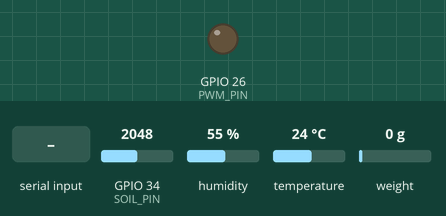
This sketch was run on a simulated ESP32. On the bench: output pins drawn as LEDs (lit = HIGH). Inputs (shaded band) come from the test bench; at power-on: GPIO 34 (SOIL_PIN) = 2048, humidity 55 %, temperature 24 °C, weight on the scale 0 g (analog values on the 0–4095 scale). WiFi joins after 1.5 s; servers stay silent unless stated; the local clock reads 2024-03-15 10:24:30 at power-on unless the sketch sets it; EEPROM starts erased; no MQTT or app messages arrive unless stated; what the sketch prints to the serial monitor is not drawn.

Above: at 6.5 s.
6.6 s: "p90\n" received over Serial
At 7.4 s:
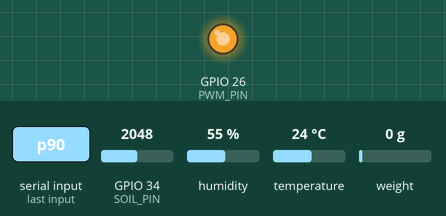
8.1 s: GPIO 34 (SOIL_PIN) set to 10
17.0 s: "t\n" received over Serial
20.5 s: "90,45,200\n" received over Serial
Timing chart, 0 to 23.5 s (numbered marks = the images above; inputs shaded):
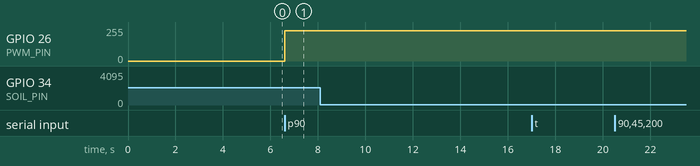

The sketch:

GrainSense_MQTT.ino
```cpp
/*
  GrainSense MQTT - kirim data sensor lewat MQTT (broker publik HiveMQ,
  tanpa daftar akun) ke dashboard online:
  https://mcdinglebob.github.io/grainsense-dashboard/

  Board : DOIT ESP32 DEVKIT V1 (ESP32 Arduino core 2.x atau 3.x)
  Library (install lewat Library Manager):
    - "HX711" by Bogdan Necula
    - "Adafruit SHT31 Library" by Adafruit (pilih INSTALL ALL)
    - "PubSubClient" by Nick O'Leary
  WiFi sudah bawaan ESP32, tidak perlu install.

  Sensor yang belum dipasang tidak masalah: datanya tidak dikirim dan di
  dashboard tampil "--". Jadi sketch ini bisa dipakai sekarang (baru CO2 +
  soil moisture) maupun nanti saat semua modul sudah terpasang.

  Data dikirim sebagai JSON ke topik MQTT_TOPIC tiap 5 detik, contoh:
    {"ts":1793078400,"co2":612,"soil":3276,"berat":480.2,"suhuDalam":27.4,
     "rhDalam":68.1,"suhuMasuk":25.0,"rhMasuk":66.0,"pwm":0}
  ts = waktu (detik sejak 1970, dari internet/NTP). soil = nilai mentah ADC.

  Serial Monitor: 115200 baud, line ending "New Line".
  Perintah:
    t        tare (nol-kan) load cell, kosongkan wadah dulu
    500      kalibrasi load cell: taruh benda 500 g lalu ketik 500
             (angka = berat benda dalam gram)
    f-21.5   pakai faktor kalibrasi yang sudah dicatat
    Hasil tare dan kalibrasi disimpan di memori ESP32, jadi tidak hilang
    saat ESP32 mati atau di-reset.
    p50      PWM blower 50% (0-100)
    zero     kalibrasi nol MH-Z19C (= 400 ppm), HANYA di udara luar
             setelah sensor menyala minimal 20 menit
*/

#include <WiFi.h>
#include <PubSubClient.h>
#include <time.h>
#include <Wire.h>
#include <Preferences.h>
#include "HX711.h"
#include "Adafruit_SHT31.h"

// ===== WAJIB DIISI =====
const char *WIFI_SSID     = "NAMA_WIFI";
const char *WIFI_PASSWORD = "PASSWORD_WIFI";

// Harus sama dengan MQTT_TOPIC di config.js dashboard
const char *MQTT_HOST  = "broker.hivemq.com";
const int   MQTT_PORT  = 1883;
const char *MQTT_TOPIC = "grainsense/mcdinglebob/silo1";

const unsigned long INTERVAL_KIRIM = 5000UL;  // kirim tiap 5 detik

// ===== Pin (sesuai Wiring GrainSense) =====
const int DT_PIN    = 16;  // HX711 DT
const int SCK_PIN   = 17;  // HX711 SCK
const int SDA_PIN   = 21;  // SHT3X #1 ruang dalam
const int SCL_PIN   = 22;
// SHT3X #2 udara masuk bisa dipasang dengan salah satu cara:
//  a) di bus yang sama (GPIO21/22) dengan pin AD/ADR ke 3V3 -> alamat 0x45
//  b) di bus kedua GPIO19 (SDA) / GPIO18 (SCL) -> alamat 0x44
// Firmware mencoba keduanya otomatis.
const int SDA2_PIN  = 19;
const int SCL2_PIN  = 18;
const int CO2_RX    = 4;   // ESP32 RX  <- TX MH-Z19C
const int CO2_TX    = 15;  // ESP32 TX  -> RX MH-Z19C
const int SOIL_PIN  = 34;  // AOUT soil moisture
const int PWM_PIN   = 26;  // PWM/TRIG modul MOSFET

// ===== Kalibrasi load cell =====
// 0 = pakai hasil kalibrasi yang tersimpan di ESP32 (perintah 500 / f...)
// Kalau sudah punya angka dari GrainSense_Tes, boleh langsung diisi di sini.
float FAKTOR_HX = 0;
const bool CO2_ABC = false;

// ===== PWM =====
const int PWM_FREQ = 1000;
const int PWM_RES  = 8;
const int PWM_CH   = 0;    // hanya dipakai di core 2.x
int dutyPersen = 0;

HX711 scale;
Adafruit_SHT31 shtDalam(&Wire);
Adafruit_SHT31 shtMasukA(&Wire);   // cara a: bus 21/22, alamat 0x45
Adafruit_SHT31 shtMasukB(&Wire1);  // cara b: bus 19/18, alamat 0x44
Adafruit_SHT31 *shtMasuk = &shtMasukA;
HardwareSerial co2Serial(2);
Preferences memori;
WiFiClient wifiClient;
PubSubClient mqttClient(wifiClient);

bool adaHX = false, adaDalam = false, adaMasuk = false;
unsigned long waktuKirim = 0;
unsigned long waktuMulai = 0;
unsigned long waktuCobaWiFi = 0;
unsigned long waktuCobaMqtt = 0;

// ---------- PWM ----------
void setDuty(int persen) {
  dutyPersen = constrain(persen, 0, 100);
  int duty = map(dutyPersen, 0, 100, 0, (1 << PWM_RES) - 1);
#if ESP_ARDUINO_VERSION_MAJOR >= 3
  ledcWrite(PWM_PIN, duty);
#else
  ledcWrite(PWM_CH, duty);
#endif
  Serial.print(">> PWM blower: ");
  Serial.print(dutyPersen);
  Serial.println("%");
}

// ---------- MH-Z19C ----------
byte checksumCO2(const byte *b) {
  byte s = 0;
  for (int i = 1; i < 8; i++) s += b[i];
  return 0xFF - s + 1;
}

void kirimCO2(byte cmd, byte b3) {
  byte pkt[9] = {0xFF, 0x01, cmd, b3, 0, 0, 0, 0, 0};
  pkt[8] = checksumCO2(pkt);
  co2Serial.write(pkt, 9);
}

// Mengembalikan ppm, atau -1 kalau tidak ada jawaban / data rusak
int bacaCO2() {
  while (co2Serial.available()) co2Serial.read();
  kirimCO2(0x86, 0x00);
  byte r[9];
  unsigned long t0 = millis();
  int n = 0;
  while (n < 9 && millis() - t0 < 300) {
    if (co2Serial.available()) {
      byte c = co2Serial.read();
      if (n == 0 && c != 0xFF) continue;
      r[n++] = c;
    }
  }
  if (n < 9 || r[1] != 0x86 || r[8] != checksumCO2(r)) return -1;
  return r[2] * 256 + r[3];
}

// Rata-rata 20 bacaan supaya tidak loncat-loncat
int bacaSoil() {
  long total = 0;
  for (int i = 0; i < 20; i++) {
    total += analogRead(SOIL_PIN);
    delay(2);
  }
  return total / 20;
}

// ---------- WiFi ----------
void mulaiWiFi() {
  WiFi.mode(WIFI_STA);
  WiFi.begin(WIFI_SSID, WIFI_PASSWORD);
  Serial.print("Menyambung ke WiFi ");
  Serial.print(WIFI_SSID);
  unsigned long t0 = millis();
  while (WiFi.status() != WL_CONNECTED && millis() - t0 < 15000) {
    delay(500);
    Serial.print(".");
  }
  Serial.println();
  if (WiFi.status() == WL_CONNECTED) {
    Serial.print("WiFi tersambung, IP: ");
    Serial.println(WiFi.localIP());
  } else {
    Serial.println("WiFi belum tersambung (cek nama & password). Dicoba lagi otomatis.");
  }
  waktuCobaWiFi = millis();
}

// Coba sambung ulang tiap 30 detik tanpa menghentikan pembacaan sensor
void jagaWiFi() {
  if (WiFi.status() == WL_CONNECTED) return;
  if (millis() - waktuCobaWiFi < 30000UL) return;
  waktuCobaWiFi = millis();
  Serial.println(">> WiFi putus, mencoba sambung ulang...");
  WiFi.disconnect();
  WiFi.begin(WIFI_SSID, WIFI_PASSWORD);
}

// ---------- MQTT ----------
// Coba sambung ke broker tiap 5 detik kalau putus
void jagaMqtt() {
  if (WiFi.status() != WL_CONNECTED) return;
  if (mqttClient.connected()) { mqttClient.loop(); return; }
  if (millis() - waktuCobaMqtt < 5000UL) return;
  waktuCobaMqtt = millis();
  String id = "grainsense-esp32-" + String((uint32_t)ESP.getEfuseMac(), HEX);
  Serial.print(">> Menyambung ke broker MQTT... ");
  if (mqttClient.connect(id.c_str())) Serial.println("OK");
  else { Serial.print("gagal, kode "); Serial.println(mqttClient.state()); }
}

// ---------- Baca semua sensor lalu kirim ----------
void tambah(String &json, const char *nama, float nilai, int desimal) {
  json += ",\"";
  json += nama;
  json += "\":";
  json += String(nilai, desimal);
}

void bacaDanKirim() {
  // Sensor yang gagal dibaca tidak dimasukkan ke JSON
  time_t sekarang = time(nullptr);
  String json = "{\"ts\":";
  json += sekarang > 1600000000 ? String((uint32_t)sekarang) : String(0);

  Serial.print("CO2: ");
  int ppm = bacaCO2();
  if (ppm >= 0) {
    tambah(json, "co2", ppm, 0);
    Serial.print(ppm);
    if (millis() - waktuMulai < 180000UL) Serial.print(" (pemanasan)");
  } else Serial.print("--");

  // Soil dikirim sebagai nilai mentah ADC (0-4095): makin basah, makin kecil
  int soil = bacaSoil();
  tambah(json, "soil", soil, 0);
  Serial.print(" | Soil: ");
  Serial.print(soil);
  if (soil < 50) Serial.print(" (terlalu kecil, cek AOUT->D34 dan VCC)");

  Serial.print(" | Berat: ");
  if (adaHX && FAKTOR_HX != 0 && scale.wait_ready_timeout(200)) {
    float g = scale.get_units(5);
    tambah(json, "berat", g, 1);
    Serial.print(g, 1);
    Serial.print(" g");
  } else if (adaHX && scale.wait_ready_timeout(200)) {
    // Belum dikalibrasi: tampilkan angka mentah supaya kelihatan sensornya merespons
    Serial.print("-- (belum dikalibrasi, mentah: ");
    Serial.print(scale.get_value(5), 0);
    Serial.print(")");
  } else if (adaHX) Serial.print("-- (HX711 tidak menjawab)");
  else Serial.print("--");

  Serial.print(" | Dalam: ");
  if (adaDalam) {
    float t = shtDalam.readTemperature(), h = shtDalam.readHumidity();
    if (!isnan(t)) tambah(json, "suhuDalam", t, 1);
    if (!isnan(h)) tambah(json, "rhDalam", h, 1);
    Serial.print(t, 1); Serial.print("C "); Serial.print(h, 0); Serial.print("%");
  } else Serial.print("--");

  Serial.print(" | Masuk: ");
  if (adaMasuk) {
    float t = shtMasuk->readTemperature(), h = shtMasuk->readHumidity();
    if (!isnan(t)) tambah(json, "suhuMasuk", t, 1);
    if (!isnan(h)) tambah(json, "rhMasuk", h, 1);
    Serial.print(t, 1); Serial.print("C "); Serial.print(h, 0); Serial.print("%");
  } else Serial.print("--");

  tambah(json, "pwm", dutyPersen, 0);
  Serial.print(" | PWM: ");
  Serial.print(dutyPersen);
  Serial.println("%");

  json += "}";

  if (!mqttClient.connected()) {
    Serial.println(">> Tidak terkirim: belum tersambung ke WiFi/broker MQTT.");
    return;
  }
  // retained = true: dashboard yang baru dibuka langsung dapat nilai terakhir
  if (mqttClient.publish(MQTT_TOPIC, json.c_str(), true)) {
    Serial.print(">> Terkirim MQTT: ");
    Serial.println(json);
  } else {
    Serial.println(">> Gagal kirim MQTT.");
  }
}

// ---------- Load cell ----------
void pakaiFaktor(float f) {
  FAKTOR_HX = f;
  scale.set_scale(f);
  memori.putFloat("faktor", f);
  Serial.print(">> Faktor kalibrasi: ");
  Serial.print(f, 4);
  Serial.println(" (disimpan di ESP32)");
}

// ---------- Perintah Serial ----------
void prosesPerintah(String in) {
  in.trim();
  if (in.length() == 0) return;
  char c = in.charAt(0);
  if (in == "t" || in == "T") {
    if (!adaHX) { Serial.println(">> HX711 tidak terdeteksi."); return; }
    scale.tare(20);
    memori.putLong("offset", scale.get_offset());
    Serial.println(">> Tare selesai dan disimpan.");
  } else if (c == 'f' || c == 'F') {
    float f = in.substring(1).toFloat();
    if (f == 0) { Serial.println(">> Faktor tidak valid."); return; }
    pakaiFaktor(f);
  } else if (isDigit(c)) {
    // Kalibrasi: benda dengan berat diketahui sudah ditaruh di load cell
    float beratAsli = in.toFloat();
    if (!adaHX) { Serial.println(">> HX711 tidak terdeteksi."); return; }
    if (beratAsli <= 0) { Serial.println(">> Berat tidak valid."); return; }
    float nilai = scale.get_value(20);
    Serial.print(">> Angka mentah dengan benda: ");
    Serial.println(nilai, 0);
    if (abs(nilai) < 100) {
      Serial.println(">> Hampir 0, load cell tidak merasakan bendanya.");
      Serial.println(">> Kemungkinan: tare (t) dilakukan saat benda masih di atas, atau kabel E+/E-/A+/A- load cell ke HX711 salah/longgar.");
      Serial.println(">> Coba: angkat benda, ketik t, taruh benda lagi, tunggu angka mentah berubah, lalu ketik beratnya.");
      return;
    }
    pakaiFaktor(nilai / beratAsli);
  } else if (c == 'p' || c == 'P') {
    setDuty(in.substring(1).toInt());
  } else if (in == "zero") {
    if (millis() - waktuMulai < 20UL * 60000UL) {
      Serial.println(">> Tunggu sampai sensor menyala 20 menit di udara luar, lalu ketik zero lagi.");
      return;
    }
    kirimCO2(0x87, 0x00);
    Serial.println(">> Kalibrasi nol CO2 dikirim. Titik sekarang dianggap 400 ppm.");
  } else {
    Serial.println(">> Perintah: t | <berat gram, mis. 500> | f<faktor> | p<0-100> | zero");
  }
}

// Tampilkan alamat I2C yang terdeteksi di bus 21/22 (0x44 = SHT AD ke GND, 0x45 = SHT AD ke 3V3)
void scanI2C() {
  Serial.print("Scan I2C GPIO21/22: ");
  int n = 0;
  for (byte a = 1; a < 127; a++) {
    Wire.beginTransmission(a);
    if (Wire.endTransmission() == 0) { Serial.print("0x"); Serial.print(a, HEX); Serial.print(" "); n++; }
  }
  Serial.println(n ? "" : "tidak ada perangkat");
}

// ---------- Setup ----------
void setup() {
  Serial.begin(115200);
  delay(500);
  Serial.println();
  Serial.println("===== GRAINSENSE IoT =====");

  Wire.begin(SDA_PIN, SCL_PIN);
  Wire1.begin(SDA2_PIN, SCL2_PIN);
  scale.begin(DT_PIN, SCK_PIN);
  co2Serial.begin(9600, SERIAL_8N1, CO2_RX, CO2_TX);
  analogReadResolution(12);

#if ESP_ARDUINO_VERSION_MAJOR >= 3
  ledcAttach(PWM_PIN, PWM_FREQ, PWM_RES);
#else
  ledcSetup(PWM_CH, PWM_FREQ, PWM_RES);
  ledcAttachPin(PWM_PIN, PWM_CH);
#endif
  setDuty(0);

  delay(1000);
  kirimCO2(0x79, CO2_ABC ? 0xA0 : 0x00);

  adaDalam = shtDalam.begin(0x44);
  if (shtMasukA.begin(0x45)) {
    adaMasuk = true; shtMasuk = &shtMasukA;
    Serial.println("SHT3X udara masuk: GPIO21/22 alamat 0x45 (pin AD ke 3V3)");
  } else if (shtMasukB.begin(0x44)) {
    adaMasuk = true; shtMasuk = &shtMasukB;
    Serial.println("SHT3X udara masuk: GPIO19/18 alamat 0x44");
  }
  scanI2C();
  adaHX = scale.wait_ready_timeout(1000);
  Serial.println(adaDalam ? "[OK] SHT3X ruang dalam" : "[--] SHT3X ruang dalam tidak terpasang");
  Serial.println(adaMasuk ? "[OK] SHT3X udara masuk" : "[--] SHT3X udara masuk tidak terpasang");
  Serial.println(adaHX ? "[OK] HX711" : "[--] HX711 tidak terpasang");
  Serial.println(bacaCO2() >= 0 ? "[OK] MH-Z19C" : "[--] MH-Z19C tidak menjawab (cek Vin 5V, TX->D4, RX->D15)");

  memori.begin("grainsense", false);
  if (adaHX) {
    // Pakai titik nol yang tersimpan supaya stok di silo tidak ikut di-nol-kan saat reset
    if (memori.isKey("offset")) {
      scale.set_offset(memori.getLong("offset"));
      Serial.println("Load cell: titik nol (tare) dari memori.");
    } else {
      Serial.println("Load cell: tare pertama, pastikan wadah kosong...");
      scale.tare(20);
      memori.putLong("offset", scale.get_offset());
    }
    if (FAKTOR_HX == 0) FAKTOR_HX = memori.getFloat("faktor", 0);
    if (FAKTOR_HX != 0) {
      scale.set_scale(FAKTOR_HX);
      Serial.print("Load cell: faktor kalibrasi ");
      Serial.println(FAKTOR_HX, 4);
    } else {
      Serial.println("Load cell belum dikalibrasi: taruh benda yang beratnya diketahui, lalu ketik beratnya (gram), mis. 500.");
    }
  }

  mulaiWiFi();
  configTime(0, 0, "pool.ntp.org", "time.google.com");  // jam dari internet
  mqttClient.setServer(MQTT_HOST, MQTT_PORT);
  mqttClient.setBufferSize(512);
  waktuMulai = millis();
  waktuKirim = millis() - INTERVAL_KIRIM;  // langsung kirim sekali
}

// ---------- Loop ----------
void loop() {
  if (Serial.available()) prosesPerintah(Serial.readStringUntil('\n'));
  jagaWiFi();
  jagaMqtt();
  if (millis() - waktuKirim >= INTERVAL_KIRIM) {
    waktuKirim = millis();
    bacaDanKirim();
  }
}
```

Measured:
- after the input at 6.6 s, GPIO 26 (PWM_PIN): 0/255 → 228/255 at once
- after the input at 8.1 s, every drawn part: stays the same
- after the input at 17.0 s, every drawn part: stays the same
- after the input at 20.5 s, every drawn part: stays the same
